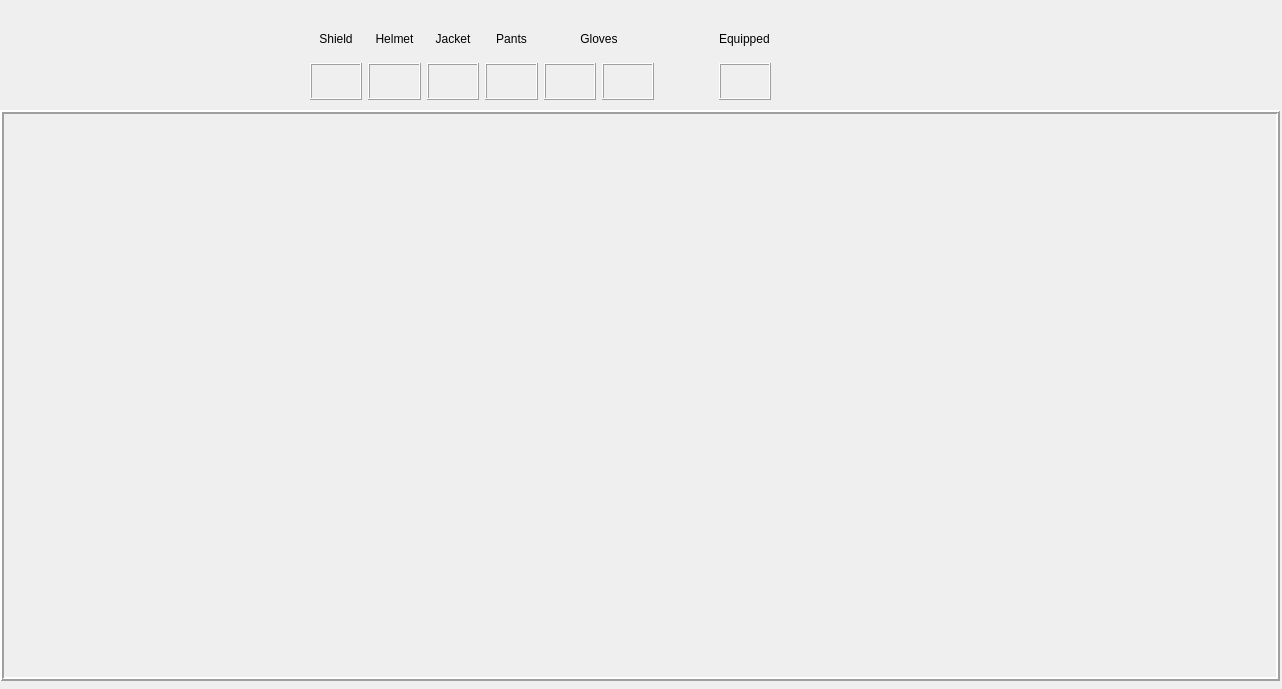
<?xml version="1.0" encoding="UTF-8"?>
<ui version="4.0">
 <class>ImageWindow</class>
 <widget class="QWidget" name="ImageWindow">
  <property name="geometry">
   <rect>
    <x>0</x>
    <y>0</y>
    <width>1282</width>
    <height>689</height>
   </rect>
  </property>
  <property name="windowTitle">
   <string>ImageWindow</string>
  </property>
  <widget class="QWidget" name="gridLayoutWidget">
   <property name="geometry">
    <rect>
     <x>310</x>
     <y>20</y>
     <width>461</width>
     <height>80</height>
    </rect>
   </property>
   <layout class="QGridLayout" name="gridLayout">
    <item row="1" column="3">
     <widget class="QLabel" name="lamp_pants">
      <property name="frameShape">
       <enum>QFrame::Box</enum>
      </property>
      <property name="frameShadow">
       <enum>QFrame::Raised</enum>
      </property>
      <property name="lineWidth">
       <number>1</number>
      </property>
      <property name="text">
       <string/>
      </property>
     </widget>
    </item>
    <item row="1" column="2">
     <widget class="QLabel" name="lamp_jacket">
      <property name="frameShape">
       <enum>QFrame::Box</enum>
      </property>
      <property name="frameShadow">
       <enum>QFrame::Raised</enum>
      </property>
      <property name="lineWidth">
       <number>1</number>
      </property>
      <property name="text">
       <string/>
      </property>
     </widget>
    </item>
    <item row="1" column="4">
     <widget class="QLabel" name="lamp_glove1">
      <property name="frameShape">
       <enum>QFrame::Box</enum>
      </property>
      <property name="frameShadow">
       <enum>QFrame::Raised</enum>
      </property>
      <property name="lineWidth">
       <number>1</number>
      </property>
      <property name="text">
       <string/>
      </property>
     </widget>
    </item>
    <item row="1" column="0">
     <widget class="QLabel" name="lamp_shield">
      <property name="frameShape">
       <enum>QFrame::Box</enum>
      </property>
      <property name="frameShadow">
       <enum>QFrame::Raised</enum>
      </property>
      <property name="lineWidth">
       <number>1</number>
      </property>
      <property name="text">
       <string/>
      </property>
     </widget>
    </item>
    <item row="0" column="0">
     <widget class="QLabel" name="label_shield">
      <property name="text">
       <string>Shield</string>
      </property>
      <property name="alignment">
       <set>Qt::AlignCenter</set>
      </property>
     </widget>
    </item>
    <item row="0" column="2">
     <widget class="QLabel" name="label_jacket">
      <property name="text">
       <string>Jacket</string>
      </property>
      <property name="alignment">
       <set>Qt::AlignCenter</set>
      </property>
     </widget>
    </item>
    <item row="0" column="6">
     <widget class="QLabel" name="label_empty">
      <property name="text">
       <string/>
      </property>
     </widget>
    </item>
    <item row="0" column="3">
     <widget class="QLabel" name="label_pants">
      <property name="text">
       <string>Pants</string>
      </property>
      <property name="alignment">
       <set>Qt::AlignCenter</set>
      </property>
     </widget>
    </item>
    <item row="1" column="7">
     <widget class="QLabel" name="lamp_equipped">
      <property name="frameShape">
       <enum>QFrame::Box</enum>
      </property>
      <property name="frameShadow">
       <enum>QFrame::Raised</enum>
      </property>
      <property name="lineWidth">
       <number>1</number>
      </property>
      <property name="text">
       <string/>
      </property>
     </widget>
    </item>
    <item row="0" column="1">
     <widget class="QLabel" name="label_helmet">
      <property name="text">
       <string>Helmet</string>
      </property>
      <property name="alignment">
       <set>Qt::AlignCenter</set>
      </property>
     </widget>
    </item>
    <item row="1" column="1">
     <widget class="QLabel" name="lamp_helmet">
      <property name="frameShape">
       <enum>QFrame::Box</enum>
      </property>
      <property name="frameShadow">
       <enum>QFrame::Raised</enum>
      </property>
      <property name="lineWidth">
       <number>1</number>
      </property>
      <property name="text">
       <string/>
      </property>
     </widget>
    </item>
    <item row="0" column="7">
     <widget class="QLabel" name="label_equipped">
      <property name="text">
       <string>Equipped</string>
      </property>
     </widget>
    </item>
    <item row="1" column="5">
     <widget class="QLabel" name="lamp_glove2">
      <property name="frameShape">
       <enum>QFrame::Box</enum>
      </property>
      <property name="frameShadow">
       <enum>QFrame::Raised</enum>
      </property>
      <property name="lineWidth">
       <number>1</number>
      </property>
      <property name="text">
       <string/>
      </property>
     </widget>
    </item>
    <item row="0" column="4" colspan="2">
     <widget class="QLabel" name="label_gloves">
      <property name="text">
       <string>Gloves</string>
      </property>
      <property name="alignment">
       <set>Qt::AlignCenter</set>
      </property>
     </widget>
    </item>
   </layout>
  </widget>
  <widget class="QLabel" name="screen">
   <property name="geometry">
    <rect>
     <x>0</x>
     <y>110</y>
     <width>1280</width>
     <height>571</height>
    </rect>
   </property>
   <property name="frameShape">
    <enum>QFrame::Box</enum>
   </property>
   <property name="frameShadow">
    <enum>QFrame::Raised</enum>
   </property>
   <property name="lineWidth">
    <number>2</number>
   </property>
   <property name="text">
    <string/>
   </property>
  </widget>
 </widget>
 <resources/>
 <connections/>
</ui>
